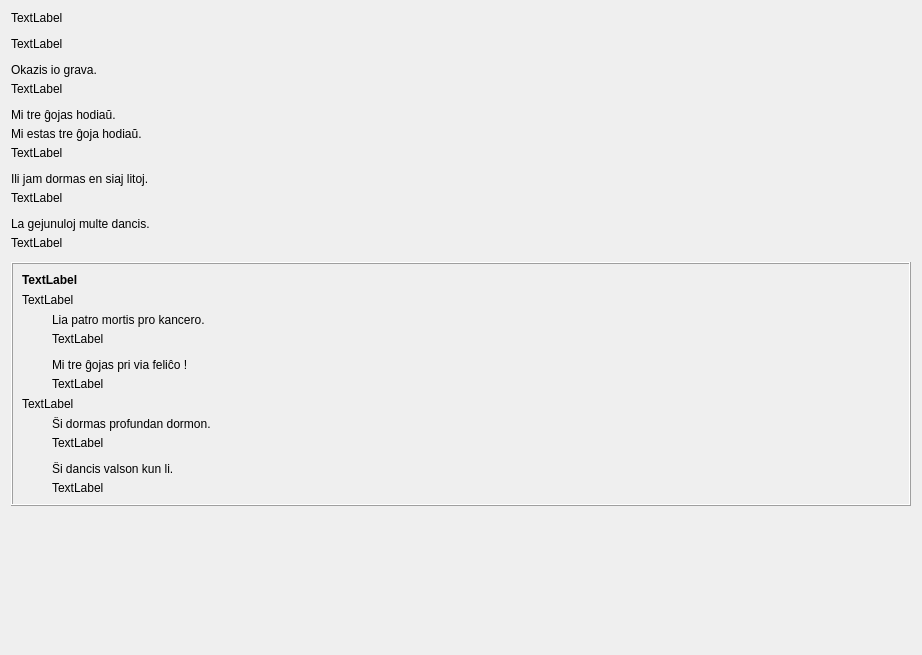
         <widget class="QWidget" name="scrollAreaWidgetContents_2">
          <property name="geometry">
           <rect>
            <x>0</x>
            <y>0</y>
            <width>922</width>
            <height>655</height>
           </rect>
          </property>
          <layout class="QVBoxLayout" name="verticalLayout_24">
           <property name="spacing">
            <number>12</number>
           </property>
           <item>
            <widget class="titolo" name="Lec12_Label11">
             <property name="text">
              <string>TextLabel</string>
             </property>
             <property name="wordWrap">
              <bool>true</bool>
             </property>
            </widget>
           </item>
           <item>
            <widget class="QLabel" name="Lec12_Label2">
             <property name="text">
              <string>TextLabel</string>
             </property>
             <property name="wordWrap">
              <bool>true</bool>
             </property>
            </widget>
           </item>
           <item>
            <layout class="QVBoxLayout" name="verticalLayout_18">
             <property name="spacing">
              <number>5</number>
             </property>
             <item>
              <widget class="neklakebla_nova" name="pushButton_25">
               <property name="text">
                <string>Okazis io grava.</string>
               </property>
               <property name="wordWrap">
                <bool>true</bool>
               </property>
              </widget>
             </item>
             <item>
              <widget class="QLabel" name="Lec12_Label7">
               <property name="text">
                <string>TextLabel</string>
               </property>
               <property name="wordWrap">
                <bool>true</bool>
               </property>
              </widget>
             </item>
            </layout>
           </item>
           <item>
            <layout class="QVBoxLayout" name="verticalLayout_20">
             <property name="spacing">
              <number>5</number>
             </property>
             <item>
              <widget class="neklakebla_nova" name="pushButton_32">
               <property name="text">
                <string>Mi tre ĝojas hodiaŭ.</string>
               </property>
               <property name="wordWrap">
                <bool>true</bool>
               </property>
              </widget>
             </item>
             <item>
              <widget class="neklakebla_nova" name="pushButton_33">
               <property name="text">
                <string>Mi estas tre ĝoja hodiaŭ.</string>
               </property>
               <property name="wordWrap">
                <bool>true</bool>
               </property>
              </widget>
             </item>
             <item>
              <widget class="QLabel" name="Lec12_Label8">
               <property name="text">
                <string>TextLabel</string>
               </property>
               <property name="wordWrap">
                <bool>true</bool>
               </property>
              </widget>
             </item>
            </layout>
           </item>
           <item>
            <layout class="QVBoxLayout" name="verticalLayout_46">
             <property name="spacing">
              <number>5</number>
             </property>
             <item>
              <widget class="neklakebla_nova" name="pushButton_26">
               <property name="text">
                <string>Ili jam dormas en siaj litoj.</string>
               </property>
               <property name="wordWrap">
                <bool>true</bool>
               </property>
              </widget>
             </item>
             <item>
              <widget class="QLabel" name="Lec12_Label9">
               <property name="text">
                <string>TextLabel</string>
               </property>
               <property name="wordWrap">
                <bool>true</bool>
               </property>
              </widget>
             </item>
            </layout>
           </item>
           <item>
            <layout class="QVBoxLayout" name="verticalLayout_21">
             <property name="spacing">
              <number>5</number>
             </property>
             <item>
              <widget class="neklakebla_nova" name="pushButton_27">
               <property name="text">
                <string>La gejunuloj multe dancis.</string>
               </property>
               <property name="wordWrap">
                <bool>true</bool>
               </property>
              </widget>
             </item>
             <item>
              <widget class="QLabel" name="Lec12_Label10">
               <property name="text">
                <string>TextLabel</string>
               </property>
               <property name="wordWrap">
                <bool>true</bool>
               </property>
              </widget>
             </item>
            </layout>
           </item>
           <item>
            <widget class="QFrame" name="frame_2">
             <property name="frameShape">
              <enum>QFrame::Box</enum>
             </property>
             <property name="frameShadow">
              <enum>QFrame::Raised</enum>
             </property>
             <property name="tipo" stdset="0">
              <string>markebla</string>
             </property>
             <layout class="QVBoxLayout" name="verticalLayout_39">
              <item>
               <widget class="QLabel" name="Lec12_Label12">
                <property name="sizePolicy">
                 <sizepolicy hsizetype="Preferred" vsizetype="Maximum">
                  <horstretch>0</horstretch>
                  <verstretch>0</verstretch>
                 </sizepolicy>
                </property>
                <property name="font">
                 <font>
                  <weight>75</weight>
                  <bold>true</bold>
                 </font>
                </property>
                <property name="text">
                 <string>TextLabel</string>
                </property>
               </widget>
              </item>
              <item>
               <widget class="QLabel" name="Lec12_Label13">
                <property name="text">
                 <string>TextLabel</string>
                </property>
                <property name="wordWrap">
                 <bool>true</bool>
                </property>
               </widget>
              </item>
              <item>
               <layout class="QHBoxLayout" name="horizontalLayout_59">
                <item>
                 <spacer name="horizontalSpacer_14">
                  <property name="orientation">
                   <enum>Qt::Horizontal</enum>
                  </property>
                  <property name="sizeType">
                   <enum>QSizePolicy::Fixed</enum>
                  </property>
                  <property name="sizeHint" stdset="0">
                   <size>
                    <width>30</width>
                    <height>20</height>
                   </size>
                  </property>
                 </spacer>
                </item>
                <item>
                 <layout class="QVBoxLayout" name="verticalLayout_19">
                  <property name="spacing">
                   <number>12</number>
                  </property>
                  <item>
                   <layout class="QVBoxLayout" name="verticalLayout_56">
                    <property name="spacing">
                     <number>5</number>
                    </property>
                    <item>
                     <widget class="neklakebla_nova" name="pushButton_28">
                      <property name="text">
                       <string>Lia patro mortis pro kancero.</string>
                      </property>
                      <property name="wordWrap">
                       <bool>true</bool>
                      </property>
                     </widget>
                    </item>
                    <item>
                     <widget class="QLabel" name="Lec12_Label14">
                      <property name="text">
                       <string>TextLabel</string>
                      </property>
                      <property name="wordWrap">
                       <bool>true</bool>
                      </property>
                     </widget>
                    </item>
                   </layout>
                  </item>
                  <item>
                   <layout class="QVBoxLayout" name="verticalLayout_57">
                    <property name="spacing">
                     <number>5</number>
                    </property>
                    <item>
                     <widget class="neklakebla_nova" name="pushButton_29">
                      <property name="text">
                       <string>Mi tre ĝojas pri via feliĉo !</string>
                      </property>
                      <property name="wordWrap">
                       <bool>true</bool>
                      </property>
                     </widget>
                    </item>
                    <item>
                     <widget class="QLabel" name="Lec12_Label15">
                      <property name="text">
                       <string>TextLabel</string>
                      </property>
                      <property name="wordWrap">
                       <bool>true</bool>
                      </property>
                     </widget>
                    </item>
                   </layout>
                  </item>
                 </layout>
                </item>
               </layout>
              </item>
              <item>
               <widget class="QLabel" name="Lec12_Label16">
                <property name="text">
                 <string>TextLabel</string>
                </property>
                <property name="wordWrap">
                 <bool>true</bool>
                </property>
               </widget>
              </item>
              <item>
               <layout class="QHBoxLayout" name="horizontalLayout_60">
                <item>
                 <spacer name="horizontalSpacer_15">
                  <property name="orientation">
                   <enum>Qt::Horizontal</enum>
                  </property>
                  <property name="sizeType">
                   <enum>QSizePolicy::Fixed</enum>
                  </property>
                  <property name="sizeHint" stdset="0">
                   <size>
                    <width>30</width>
                    <height>20</height>
                   </size>
                  </property>
                 </spacer>
                </item>
                <item>
                 <layout class="QVBoxLayout" name="verticalLayout_38">
                  <property name="spacing">
                   <number>12</number>
                  </property>
                  <item>
                   <layout class="QVBoxLayout" name="verticalLayout_58">
                    <property name="spacing">
                     <number>5</number>
                    </property>
                    <item>
                     <widget class="neklakebla_nova" name="pushButton_30">
                      <property name="text">
                       <string>Ŝi dormas profundan dormon.</string>
                      </property>
                      <property name="wordWrap">
                       <bool>true</bool>
                      </property>
                     </widget>
                    </item>
                    <item>
                     <widget class="QLabel" name="Lec12_Label17">
                      <property name="text">
                       <string>TextLabel</string>
                      </property>
                      <property name="wordWrap">
                       <bool>true</bool>
                      </property>
                     </widget>
                    </item>
                   </layout>
                  </item>
                  <item>
                   <layout class="QVBoxLayout" name="verticalLayout_59">
                    <property name="spacing">
                     <number>5</number>
                    </property>
                    <item>
                     <widget class="neklakebla_nova" name="pushButton_31">
                      <property name="text">
                       <string>Ŝi dancis valson kun li.</string>
                      </property>
                      <property name="wordWrap">
                       <bool>true</bool>
                      </property>
                     </widget>
                    </item>
                    <item>
                     <widget class="QLabel" name="Lec12_Label18">
                      <property name="text">
                       <string>TextLabel</string>
                      </property>
                      <property name="wordWrap">
                       <bool>true</bool>
                      </property>
                     </widget>
                    </item>
                   </layout>
                  </item>
                 </layout>
                </item>
               </layout>
              </item>
             </layout>
            </widget>
           </item>
           <item>
            <spacer name="verticalSpacer_3">
             <property name="orientation">
              <enum>Qt::Vertical</enum>
             </property>
             <property name="sizeHint" stdset="0">
              <size>
               <width>20</width>
               <height>40</height>
              </size>
             </property>
            </spacer>
           </item>
          </layout>
         </widget>
